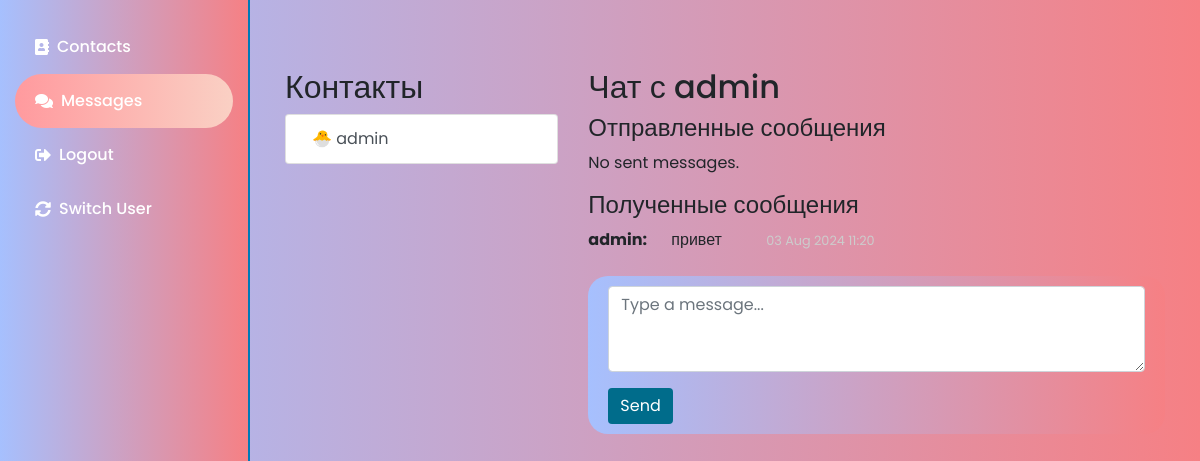
/messages/?contact_id=4 (signed in), run on an earlier commit of the app's database.
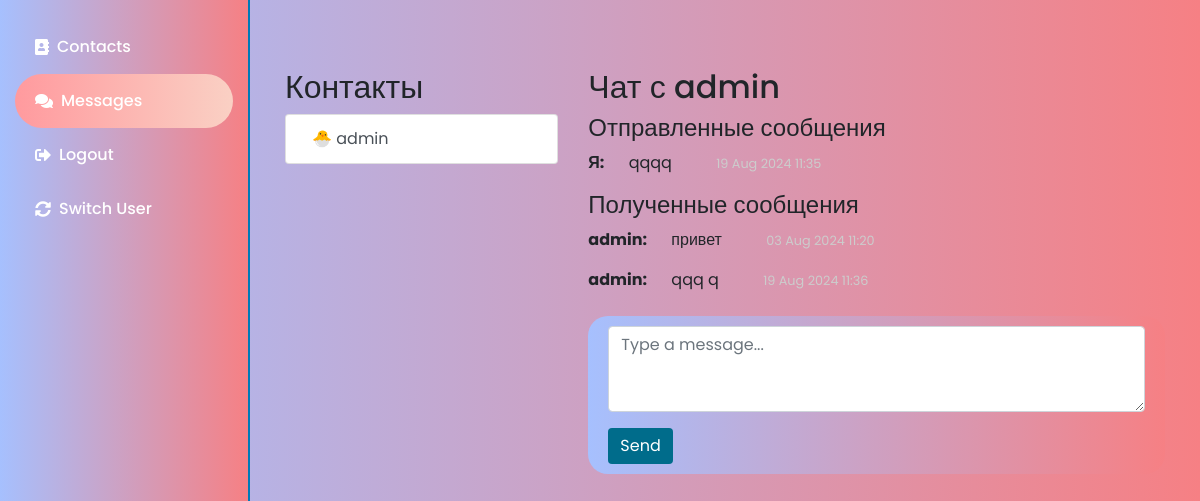
And on a later commit of the database.
### app/models.py (models this page shows, shortened)
class Message(models.Model):
    sender = models.ForeignKey(User, on_delete=models.CASCADE, related_name='sent_messages')
    receiver = models.ForeignKey(User, on_delete=models.CASCADE, related_name='received_messages')
    content = models.TextField()
    timestamp = models.DateTimeField(auto_now_add=True)

### app/views.py (the view)
# urls.py: path('messages/', views.message_list, name='message_list'),
@login_required
def message_list(request):
    contact_id = request.GET.get('contact_id')
    contact_user = None
    messages_sent = []
    messages_received = []
    contacts = Contact.objects.filter(user=request.user)
    contact_list = [contact.contact_user for contact in contacts]
    if contact_id:
        contact_user = get_object_or_404(User, id=contact_id)
        messages_sent = Message.objects.filter(sender=request.user, receiver=contact_user)
        messages_received = Message.objects.filter(sender=contact_user, receiver=request.user)
    if request.method == 'POST':
        content = request.POST.get('content')
        if content and contact_user:
            Message.objects.create(sender=request.user, receiver=contact_user, content=content)
            return redirect(f'{request.path}?contact_id={contact_id}')
    return render(request, 'app/message_list.html', {
        'messages_sent': messages_sent,
        'messages_received': messages_received,
        'contact_user': contact_user,
        'contact_list': contact_list
    })

### app/templates/app/message_list.html (shortened to what this page needs)
{% extends "app/base.html" %}
{% block content %}
<div class="container mt-5">
    <div class="row">
        <div class="col-md-4">
            <h2>Контакты</h2>
            <div class="list-group">
                {% for contact in contact_list %}
                <a href="{% url 'message_list' %}?contact_id={{ contact.id }}" class="list-group-item list-group-item-action {% if contact.id == selected_contact.id %}active{% endif %}">
                    <span class="avatar" style="padding-left: 6px; padding-top: 3px;">🐣</span>
                    {{ contact.username }}
                </a>
                {% empty %}
                    <p>No contacts available.</p>
                {% endfor %}
            </div>
        </div>
        <div class="col-md-8">
            {% if contact_user %}
            <h2>Чат с {{ contact_user.username }}</h2>
            <div class="chat-messages">
                <h4>Отправленные сообщения</h4>
                {% for message in messages_sent %}
                <div class="message sent">
                    <p>
                        <span class="message-sender">Я:</span>
                        <span class="message-content">{{ message.content }}</span>
                        <span class="message-timestamp">{{ message.timestamp|date:"d M Y H:i" }}</span>
                    </p>
                </div>
                {% empty %}
                <p>No sent messages.</p>
                {% endfor %}
                <h4>Полученные сообщения</h4>
                {% for message in messages_received %}
                <div class="message received">
                    <p>
                        <span class="message-sender">{{ message.sender.username }}:</span>
                        <span class="message-content">{{ message.content }}</span>
                        <span class="message-timestamp">{{ message.timestamp|date:"d M Y H:i" }}</span>
                    </p>
                </div>
                {% empty %}
                <p>No received messages.</p>
                {% endfor %}
            </div>
            <div class="chat-footer mt-4" style="background: linear-gradient(to right, #a6c0fe, #f68084); border-radius: 20px;">
                <form method="post">
                    <div class="form-group">
                        <textarea name="content" class="form-control" rows="3" placeholder="Type a message..." required></textarea>
                    </div>
                    <button type="submit" class="btn btn-primary">Send</button>
                </form>
            </div>
            {% else %}
            <p>Выберите контакт, чтобы начать общение. 😁</p>
            {% endif %}
        </div>
    </div>
</div>
{% endblock %}

### app/templates/app/base.html (shortened to what this page needs)
<!DOCTYPE html>
<html>
<head>
    <link rel="stylesheet" href="https://stackpath.bootstrapcdn.com/bootstrap/4.5.2/css/bootstrap.min.css">
    <link href="https://cdnjs.cloudflare.com/ajax/libs/font-awesome/5.15.3/css/all.min.css" rel="stylesheet">
</head>
<body>
    <div class="sidebar">
        <div class="container">
            <div class="nav flex-column">
                {% if user.is_authenticated %}
                <a class="nav-link {% if request.path == '/contacts/' %}active{% endif %}" href="{% url 'contact_list' %}">
                    <i class="fas fa-address-book"></i>
                    <span class="ml-2">Contacts</span>
                </a>
                <a class="nav-link {% if request.path == '/messages/' %}active{% endif %}" href="{% url 'message_list' %}">
                    <i class="fas fa-comments"></i>
                    <span class="ml-2">Messages</span>
                </a>
                <a class="nav-link" href="{% url 'logout' %}">
                    <i class="fas fa-sign-out-alt"></i>
                    <span class="ml-2">Logout</span>
                </a>
                <a class="nav-link" href="{% url 'switch_user' %}">
                    <i class="fas fa-sync-alt"></i>
                    <span class="ml-2">Switch User</span>
                </a>
                {% endif %}
            </div>
        </div>
    </div>
    <div class="content">
        {% block content %}{% endblock %}
    </div>
</body>
</html>

### app/templates/app/base.html (style rules this page uses)
body { font-family: 'Poppins', sans-serif; background-color: #f4f6f9; margin: 0; overflow-x: hidden; }
.sidebar { height: 100vh; width: 250px; background: linear-gradient(to right, #a6c0fe, #f68084); color: #ffffff; position: fixed; top: 0; left: 0; overflow-y: auto; padding-top: 20px; border-right: 2px solid #007ab8; }
.sidebar .nav-link { color: #ffffff; padding: 15px 20px; font-weight: 500; border-radius: 8px; display: flex; align-items: center; transition: background-color 0.3s; }
.sidebar .nav-link.active { background: linear-gradient(to right, #ff9a9e, #fad0c4); border-radius: 70px; }
.content { margin-left: 250px; padding: 20px; }
.chat-footer { background: linear-gradient(to right, #6a11cb 0%, #2575fc 100%); color: #ffffff; padding: 10px 20px; background: linear-gradient(to right, #6a11cb 0%, #2575fc 100%); }
.btn-primary { background-color: #006c8b; border: none; }

### app/templates/app/message_list.html (style rules this page uses)
body { background: linear-gradient(to right, #a6c0fe, #f68084); }
.message-timestamp { display: inline-block; margin-left: 20px; font-size: 0.8em; color: #ccc; }
.message-content { display: inline-block; margin-right: 20px; }
.message-sender { display: inline-block; margin-right: 20px; font-weight: bold; }

What changed in the data, as far as the page shows it:
added Message: content "qqqq", timestamp "19 Aug 2024 11:35", shown under "Отправленные сообщения"
added Message: sender.username "admin", content "qqq q", timestamp "19 Aug 2024 11:36", shown under "Полученные сообщения"
Also different on the page:
text no longer shown: "No sent messages."
